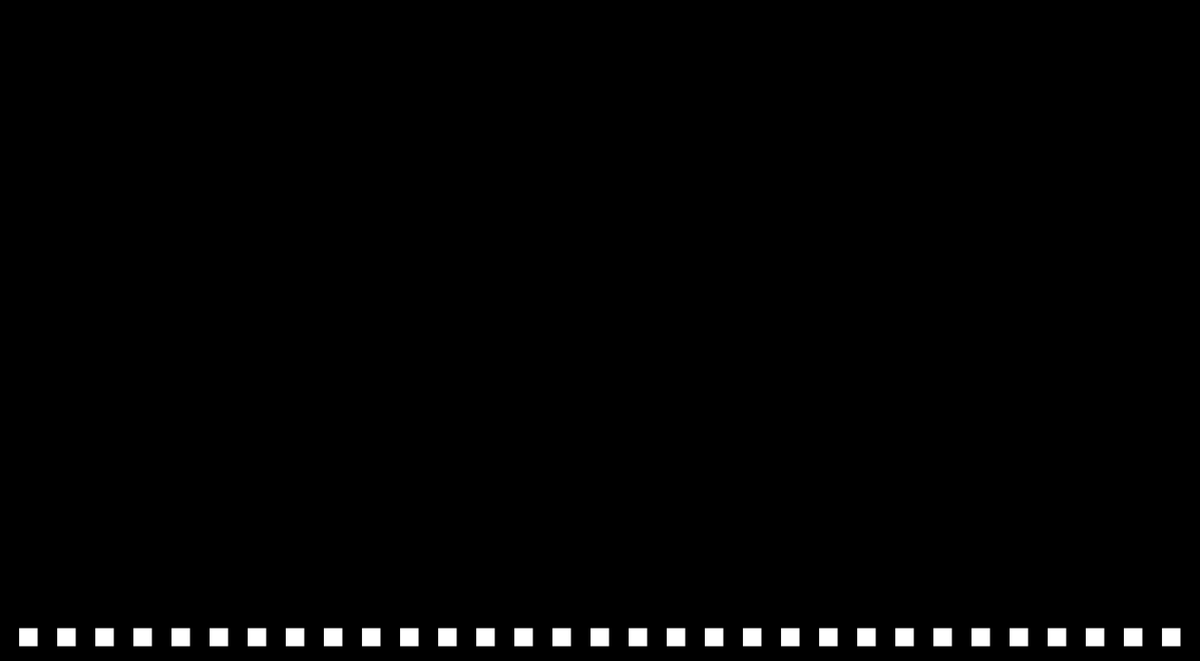
Frame 1 (no input)
Frame 60 (no input): identical to frame 1, image omitted
Frame 120 (the mouse pressed at the canvas centre since frame 60): identical to frame 1, image omitted

The p5.js sketch that drew this single still picture (run headless with seeded random() and noise() and a simulated clock; from frame 60 on, the mouse is pressed at the canvas centre):

// p5.js sketch
// ── sketch.js
var vibes = 0;

var offset = 40;
var padding = 20;
var r = 20;

function setup(){
  createCanvas(1260,695);
}

function draw(){
  partyHard();
  while(vibes > 67){
    vibes = vibes - 68;
  }

  switch(vibes){
    case 0:
      background(0)
      for (var i = 0; i < 31; i+=1) {
        for (var j = 16; j < 17; j+=1){
          rect((i * offset) + padding, (j * offset) + padding, r, r);
          fill(255);
        }
      }
      break;
    case 1:
      background(0);
      for (var i = 0; i < 31; i+=1) {
        for (var j = 15; j < 17; j+=1){
          rect((i * offset) + padding, (j * offset) + padding, r, r);
        }
      }
      break;
    case 2:
      background(0);
      for (var i = 0; i < 31; i+=1) {
        for (var j = 14; j < 17; j+=1){
          rect((i * offset) + padding, (j * offset) + padding, r, r);
        }
      }
      for (var i = 0; i < 31; i+=2) {
        for (var j = 13; j < 17; j+=1){
          rect((i * offset) + padding, (j * offset) + padding, r, r);
        }
      }
      break;
    case 3:
      background(0);
      for (var i = 0; i < 31; i+=1) {
        for (var j = 14; j < 17; j+=1){
          rect((i * offset) + padding, (j * offset) + padding, r, r);
        }
      }
      for (var i = 0; i < 31; i+=2) {
        for (var j = 13; j < 17; j+=1){
          rect((i * offset) + padding, (j * offset) + padding, r, r);
        }
      }
      for (var i = 0; i < 31; i+=2) {
        for (var j = 12; j < 17; j+=1){
          rect((i * offset) + padding, (j * offset) + padding, r, r);
        }
      }
      break;
    case 4:
      background(0);
      for (var i = 0; i < 31; i+=1) {
        for (var j = 14; j < 17; j+=1){
          rect((i * offset) + padding, (j * offset) + padding, r, r);
        }
      }
      for (var i = 0; i < 31; i+=2) {
        for (var j = 13; j < 17; j+=1){
          rect((i * offset) + padding, (j * offset) + padding, r, r);
        }
      }
      for (var i = 0; i < 31; i+=2) {
        for (var j = 12; j < 17; j+=1){
          rect((i * offset) + padding, (j * offset) + padding, r, r);
        }
      }
      for (var i = 0; i < 31; i+=2) {
        for (var j = 11; j < 17; j+=1){
          rect((i * offset) + padding, (j * offset) + padding, r, r);
        }
      }
      break;
    case 5:
      background(0);
      for (var i = 0; i < 31; i+=1) {
        for (var j = 14; j < 17; j+=1){
          rect((i * offset) + padding, (j * offset) + padding, r, r);
        }
      }
      for (var i = 0; i < 31; i+=2) {
        for (var j = 13; j < 17; j+=1){
          rect((i * offset) + padding, (j * offset) + padding, r, r);
        }
      }
      for (var i = 0; i < 31; i+=2) {
        for (var j = 12; j < 17; j+=1){
          rect((i * offset) + padding, (j * offset) + padding, r, r);
        }
      }
      for (var i = 0; i < 31; i+=2) {
        for (var j = 11; j < 17; j+=1){
          rect((i * offset) + padding, (j * offset) + padding, r, r);
        }
      }
      for (var i = 0; i < 31; i+=2) {
        for (var j = 10; j < 17; j+=1){
          rect((i * offset) + padding, (j * offset) + padding, r, r);
        }
      }
      break;
    case 6:
      background(0);
      for (var i = 0; i < 31; i+=1) {
        for (var j = 14; j < 17; j+=1){
          rect((i * offset) + padding, (j * offset) + padding, r, r);
        }
      }
      for (var i = 0; i < 31; i+=2) {
        for (var j = 13; j < 17; j+=1){
          rect((i * offset) + padding, (j * offset) + padding, r, r);
        }
      }
      for (var i = 0; i < 31; i+=2) {
        for (var j = 12; j < 17; j+=1){
          rect((i * offset) + padding, (j * offset) + padding, r, r);
        }
      }
      for (var i = 0; i < 31; i+=2) {
        for (var j = 11; j < 17; j+=1){
          rect((i * offset) + padding, (j * offset) + padding, r, r);
        }
      }
      for (var i = 0; i < 31; i+=2) {
        for (var j = 10; j < 17; j+=1){
          rect((i * offset) + padding, (j * offset) + padding, r, r);
        }
      }
      for (var i = 0; i < 31; i+=2) {
        for (var j = 9; j < 17; j+=1){
          rect((i * offset) + padding, (j * offset) + padding, r, r);
        }
      }
      break; 
    case 7:
      background(0);
      for (var i = 0; i < 31; i+=1) {
        for (var j = 14; j < 17; j+=1){
          rect((i * offset) + padding, (j * offset) + padding, r, r);
        }
      }
      for (var i = 0; i < 31; i+=2) {
        for (var j = 13; j < 17; j+=1){
          rect((i * offset) + padding, (j * offset) + padding, r, r);
        }
      }
      for (var i = 0; i < 31; i+=2) {
        for (var j = 12; j < 17; j+=1){
          rect((i * offset) + padding, (j * offset) + padding, r, r);
        }
      }
      for (var i = 0; i < 31; i+=2) {
        for (var j = 11; j < 17; j+=1){
          rect((i * offset) + padding, (j * offset) + padding, r, r);
        }
      }
      for (var i = 0; i < 31; i+=2) {
        for (var j = 10; j < 17; j+=1){
          rect((i * offset) + padding, (j * offset) + padding, r, r);
        }
      }
      for (var i = 0; i < 31; i+=2) {
        for (var j = 9; j < 17; j+=1){
          rect((i * offset) + padding, (j * offset) + padding, r, r);
        }
      }
      for (var i = 0; i < 31; i+=2) {
        for (var j = 8; j < 17; j+=1){
          rect((i * offset) + padding, (j * offset) + padding, r, r);
        }
      }
      break;
    case 8:
      background(0);
      for (var i = 0; i < 31; i+=1) {
        for (var j = 14; j < 17; j+=1){
          rect((i * offset) + padding, (j * offset) + padding, r, r);
        }
      }
      for (var i = 0; i < 31; i+=2) {
        for (var j = 13; j < 17; j+=1){
          rect((i * offset) + padding, (j * offset) + padding, r, r);
        }
      }
      for (var i = 0; i < 31; i+=2) {
        for (var j = 12; j < 17; j+=1){
          rect((i * offset) + padding, (j * offset) + padding, r, r);
        }
      }
      for (var i = 0; i < 31; i+=2) {
        for (var j = 11; j < 17; j+=1){
          rect((i * offset) + padding, (j * offset) + padding, r, r);
        }
      }
      for (var i = 0; i < 31; i+=2) {
        for (var j = 10; j < 17; j+=1){
          rect((i * offset) + padding, (j * offset) + padding, r, r);
        }
      }
      for (var i = 0; i < 31; i+=2) {
        for (var j = 9; j < 17; j+=1){
          rect((i * offset) + padding, (j * offset) + padding, r, r);
        }
      }
      for (var i = 0; i < 31; i+=2) {
        for (var j = 8; j < 17; j+=1){
          rect((i * offset) + padding, (j * offset) + padding, r, r);
        }
      }
      for (var i = 0; i < 31; i+=2) {
        for (var j = 7; j < 17; j+=1){
          rect((i * offset) + padding, (j * offset) + padding, r, r);
        }
      }
      break; 
    case 9:
      background(0);
      for (var i = 0; i < 31; i+=1) {
        for (var j = 14; j < 17; j+=1){
          rect((i * offset) + padding, (j * offset) + padding, r, r);
        }
      }
      for (var i = 0; i < 31; i+=2) {
        for (var j = 13; j < 17; j+=1){
          rect((i * offset) + padding, (j * offset) + padding, r, r);
        }
      }
      for (var i = 0; i < 31; i+=2) {
        for (var j = 12; j < 17; j+=1){
          rect((i * offset) + padding, (j * offset) + padding, r, r);
        }
      }
      for (var i = 0; i < 31; i+=2) {
        for (var j = 11; j < 17; j+=1){
          rect((i * offset) + padding, (j * offset) + padding, r, r);
        }
      }
      for (var i = 0; i < 31; i+=2) {
        for (var j = 10; j < 17; j+=1){
          rect((i * offset) + padding, (j * offset) + padding, r, r);
        }
      }
      for (var i = 0; i < 31; i+=2) {
        for (var j = 9; j < 17; j+=1){
          rect((i * offset) + padding, (j * offset) + padding, r, r);
        }
      }
      for (var i = 0; i < 31; i+=2) {
        for (var j = 8; j < 17; j+=1){
          rect((i * offset) + padding, (j * offset) + padding, r, r);
        }
      }
      for (var i = 0; i < 31; i+=2) {
        for (var j = 7; j < 17; j+=1){
          rect((i * offset) + padding, (j * offset) + padding, r, r);
        }
      }
      for (var i = 0; i < 31; i+=2) {
        for (var j = 6; j < 17; j+=1){
          rect((i * offset) + padding, (j * offset) + padding, r, r);
        }
      }
      for (var i = 0; i < 31; i+=2) {
        for (var j = 5; j < 17; j+=1){
          rect((i * offset) + padding, (j * offset) + padding, r, r);
        }
      }
      break; 
    case 10:
      background(0);
      for (var i = 0; i < 31; i+=1) {
        for (var j = 14; j < 17; j+=1){
          rect((i * offset) + padding, (j * offset) + padding, r, r);
        }
      }
      for (var i = 0; i < 31; i+=2) {
        for (var j = 13; j < 17; j+=1){
          rect((i * offset) + padding, (j * offset) + padding, r, r);
        }
      }
      for (var i = 0; i < 31; i+=2) {
        for (var j = 12; j < 17; j+=1){
          rect((i * offset) + padding, (j * offset) + padding, r, r);
        }
      }
      for (var i = 0; i < 31; i+=2) {
        for (var j = 11; j < 17; j+=1){
          rect((i * offset) + padding, (j * offset) + padding, r, r);
        }
      }
      for (var i = 0; i < 31; i+=2) {
        for (var j = 10; j < 17; j+=1){
          rect((i * offset) + padding, (j * offset) + padding, r, r);
        }
      }
      for (var i = 0; i < 31; i+=2) {
        for (var j = 9; j < 17; j+=1){
          rect((i * offset) + padding, (j * offset) + padding, r, r);
        }
      }
      for (var i = 0; i < 31; i+=2) {
        for (var j = 8; j < 17; j+=1){
          rect((i * offset) + padding, (j * offset) + padding, r, r);
        }
      }
      for (var i = 0; i < 31; i+=2) {
        for (var j = 7; j < 17; j+=1){
          rect((i * offset) + padding, (j * offset) + padding, r, r);
        }
      }
      for (var i = 0; i < 31; i+=2) {
        for (var j = 6; j < 17; j+=1){
          rect((i * offset) + padding, (j * offset) + padding, r, r);
        }
      }
      for (var i = 0; i < 31; i+=2) {
        for (var j = 5; j < 17; j+=1){
          rect((i * offset) + padding, (j * offset) + padding, r, r);
        }
      }
      for (var i = 0; i < 31; i+=2) {
        for (var j = 4; j < 17; j+=1){
          rect((i * offset) + padding, (j * offset) + padding, r, r);
        }
      }
      break; 
    case 11:
      background(0);
      for (var i = 0; i < 31; i+=1) {
        for (var j = 14; j < 17; j+=1){
          rect((i * offset) + padding, (j * offset) + padding, r, r);
        }
      }
      for (var i = 0; i < 31; i+=2) {
        for (var j = 13; j < 17; j+=1){
          rect((i * offset) + padding, (j * offset) + padding, r, r);
        }
      }
      for (var i = 0; i < 31; i+=2) {
        for (var j = 12; j < 17; j+=1){
          rect((i * offset) + padding, (j * offset) + padding, r, r);
        }
      }
      for (var i = 0; i < 31; i+=2) {
        for (var j = 11; j < 17; j+=1){
          rect((i * offset) + padding, (j * offset) + padding, r, r);
        }
      }
      for (var i = 0; i < 31; i+=2) {
        for (var j = 10; j < 17; j+=1){
          rect((i * offset) + padding, (j * offset) + padding, r, r);
        }
      }
      for (var i = 0; i < 31; i+=2) {
        for (var j = 9; j < 17; j+=1){
          rect((i * offset) + padding, (j * offset) + padding, r, r);
        }
      }
      for (var i = 0; i < 31; i+=2) {
        for (var j = 8; j < 17; j+=1){
          rect((i * offset) + padding, (j * offset) + padding, r, r);
        }
      }
      for (var i = 0; i < 31; i+=2) {
        for (var j = 7; j < 17; j+=1){
          rect((i * offset) + padding, (j * offset) + padding, r, r);
        }
      }
      for (var i = 0; i < 31; i+=2) {
        for (var j = 6; j < 17; j+=1){
          rect((i * offset) + padding, (j * offset) + padding, r, r);
        }
      }
      for (var i = 0; i < 31; i+=1) {
        for (var j = 14; j < 17; j+=1){
          rect((i * offset) + padding, (j * offset) + padding, r, r);
        }
      }
      for (var i = 0; i < 31; i+=2) {
        for (var j = 13; j < 17; j+=1){
          rect((i * offset) + padding, (j * offset) + padding, r, r);
        }
      }
      for (var i = 0; i < 31; i+=2) {
        for (var j = 12; j < 17; j+=1){
          rect((i * offset) + padding, (j * offset) + padding, r, r);
        }
      }
      for (var i = 0; i < 31; i+=2) {
        for (var j = 11; j < 17; j+=1){
          rect((i * offset) + padding, (j * offset) + padding, r, r);
        }
      }
      for (var i = 0; i < 31; i+=2) {
        for (var j = 10; j < 17; j+=1){
          rect((i * offset) + padding, (j * offset) + padding, r, r);
        }
      }
      for (var i = 0; i < 31; i+=2) {
        for (var j = 9; j < 17; j+=1){
          rect((i * offset) + padding, (j * offset) + padding, r, r);
        }
      }
      for (var i = 0; i < 31; i+=2) {
        for (var j = 8; j < 17; j+=1){
          rect((i * offset) + padding, (j * offset) + padding, r, r);
        }
      }
      for (var i = 0; i < 31; i+=2) {
        for (var j = 7; j < 17; j+=1){
          rect((i * offset) + padding, (j * offset) + padding, r, r);
        }
      }
      for (var i = 0; i < 31; i+=2) {
        for (var j = 6; j < 17; j+=1){
          rect((i * offset) + padding, (j * offset) + padding, r, r);
        }
      }
      for (var i = 0; i < 31; i+=2) {
        for (var j = 5; j < 17; j+=1){
          rect((i * offset) + padding, (j * offset) + padding, r, r);
        }
      }
      for (var i = 0; i < 31; i+=2) {
        for (var j = 4; j < 17; j+=1){
          rect((i * offset) + padding, (j * offset) + padding, r, r);
        }
      }
      for (var i = 0; i < 31; i+=2) {
        for (var j = 0; j < 17; j+=1){
          rect((i * offset) + padding, (j * offset) + padding, r, r);
        }
      }
      break; 
    case 12:
      background(0);
      for (var i = 0; i < 35; i+=1) {
        for (var j = 0; j < 17; j+=1){
          rect((i * offset) + padding, (j * offset) + padding, r, r);
          fill(255,0,255    );
        }
      }
      break; 
    case 13:
      background(0);
      for (var i = 0; i < 35; i+=1) {
        for (var j = 0; j < 17; j+=1){
          rect((i * offset) + padding, (j * offset) + padding, r, r);
          fill(255,0,255);
        }
      }
      break; 
    case 14:
      background(0);
      for (var i = 0; i < 35; i+=1) {
        for (var j = 0; j < 17; j+=1){
          rect((i * offset) + padding, (j * offset) + padding, r, r);
          fill(255,0,255);
        }
      }
      break; 
    case 15:
      background(0);
      for (var i = 0; i < 35; i+=1) {
        for (var j = 0; j < 17; j+=1){
          rect((i * offset) + padding, (j * offset) + padding, r, r);
          fill(255,0,255);
        }
      }
      break; 
    case 16:
      background(255);
      for (var i = 0; i < 35; i+=1) {
        for (var j = 0; j < 17; j+=1){
          rect((i * offset) + padding, (j * offset) + padding, r, r);
          fill(255,0,255);
        }
      }
      break; 
    case 17:
      background(0)
      for (var i = 0; i < 31; i+=1) {
        for (var j = 16; j < 17; j+=1){
          rect((i * offset) + padding, (j * offset) + padding, r, r);
          fill(255);
        }
      }
      break;
    case 18:
      background(0);
      for (var i = 0; i < 31; i+=1) {
        for (var j = 15; j < 17; j+=1){
          rect((i * offset) + padding, (j * offset) + padding, r, r);
        }
      }
      break;
    case 19:
      background(0);
      for (var i = 0; i < 31; i+=1) {
        for (var j = 14; j < 17; j+=1){
          rect((i * offset) + padding, (j * offset) + padding, r, r);
        }
      }
      for (var i = 0; i < 31; i+=3) {
        for (var j = 13; j < 17; j+=1){
          rect((i * offset) + padding, (j * offset) + padding, r, r);
        }
      }
      break;
    case 20:
      background(0);
      for (var i = 0; i < 31; i+=1) {
        for (var j = 14; j < 17; j+=1){
          rect((i * offset) + padding, (j * offset) + padding, r, r);
        }
      }
      for (var i = 0; i < 31; i+=3) {
        for (var j = 13; j < 17; j+=1){
          rect((i * offset) + padding, (j * offset) + padding, r, r);
        }
      }
      for (var i = 0; i < 31; i+=3) {
        for (var j = 12; j < 17; j+=1){
          rect((i * offset) + padding, (j * offset) + padding, r, r);
        }
      }
      break;
    case 21:
      background(0);
      for (var i = 0; i < 31; i+=1) {
        for (var j = 14; j < 17; j+=1){
          rect((i * offset) + padding, (j * offset) + padding, r, r);
        }
      }
      for (var i = 0; i < 31; i+=3) {
        for (var j = 13; j < 17; j+=1){
          rect((i * offset) + padding, (j * offset) + padding, r, r);
        }
      }
      for (var i = 0; i < 31; i+=3) {
        for (var j = 12; j < 17; j+=1){
          rect((i * offset) + padding, (j * offset) + padding, r, r);
        }
      }
      for (var i = 0; i < 31; i+=3) {
        for (var j = 11; j < 17; j+=1){
          rect((i * offset) + padding, (j * offset) + padding, r, r);
        }
      }
      break;
    case 22:
      background(0);
      for (var i = 0; i < 31; i+=1) {
        for (var j = 14; j < 17; j+=1){
          rect((i * offset) + padding, (j * offset) + padding, r, r);
        }
      }
      for (var i = 0; i < 31; i+=3) {
        for (var j = 13; j < 17; j+=1){
          rect((i * offset) + padding, (j * offset) + padding, r, r);
        }
      }
      for (var i = 0; i < 31; i+=3) {
        for (var j = 12; j < 17; j+=1){
          rect((i * offset) + padding, (j * offset) + padding, r, r);
        }
      }
      for (var i = 0; i < 31; i+=3) {
        for (var j = 11; j < 17; j+=1){
          rect((i * offset) + padding, (j * offset) + padding, r, r);
        }
      }
      for (var i = 0; i < 31; i+=3) {
        for (var j = 10; j < 17; j+=1){
          rect((i * offset) + padding, (j * offset) + padding, r, r);
        }
      }
      break;
    case 23:
      background(0);
      for (var i = 0; i < 31; i+=1) {
        for (var j = 14; j < 17; j+=1){
          rect((i * offset) + padding, (j * offset) + padding, r, r);
        }
      }
      for (var i = 0; i < 31; i+=3) {
        for (var j = 13; j < 17; j+=1){
          rect((i * offset) + padding, (j * offset) + padding, r, r);
        }
      }
      for (var i = 0; i < 31; i+=3) {
        for (var j = 12; j < 17; j+=1){
          rect((i * offset) + padding, (j * offset) + padding, r, r);
        }
      }
      for (var i = 0; i < 31; i+=3) {
        for (var j = 11; j < 17; j+=1){
          rect((i * offset) + padding, (j * offset) + padding, r, r);
        }
      }
      for (var i = 0; i < 31; i+=3) {
        for (var j = 10; j < 17; j+=1){
          rect((i * offset) + padding, (j * offset) + padding, r, r);
        }
      }
      for (var i = 0; i < 31; i+=3) {
        for (var j = 9; j < 17; j+=1){
          rect((i * offset) + padding, (j * offset) + padding, r, r);
        }
      }
      break; 
    case 24:
      background(0);
      for (var i = 0; i < 31; i+=1) {
        for (var j = 14; j < 17; j+=1){
          rect((i * offset) + padding, (j * offset) + padding, r, r);
        }
      }
      for (var i = 0; i < 31; i+=3) {
        for (var j = 13; j < 17; j+=1){
          rect((i * offset) + padding, (j * offset) + padding, r, r);
        }
      }
      for (var i = 0; i < 31; i+=3) {
        for (var j = 12; j < 17; j+=1){
          rect((i * offset) + padding, (j * offset) + padding, r, r);
        }
      }
      for (var i = 0; i < 31; i+=3) {
        for (var j = 11; j < 17; j+=1){
          rect((i * offset) + padding, (j * offset) + padding, r, r);
        }
      }
      for (var i = 0; i < 31; i+=3) {
        for (var j = 10; j < 17; j+=1){
          rect((i * offset) + padding, (j * offset) + padding, r, r);
        }
      }
      for (var i = 0; i < 31; i+=3) {
        for (var j = 9; j < 17; j+=1){
          rect((i * offset) + padding, (j * offset) + padding, r, r);
        }
      }
      for (var i = 0; i < 31; i+=3) {
        for (var j = 8; j < 17; j+=1){
          rect((i * offset) + padding, (j * offset) + padding, r, r);
        }
      }
      break;
    case 25:
      background(0);
      for (var i = 0; i < 31; i+=1) {
        for (var j = 14; j < 17; j+=1){
          rect((i * offset) + padding, (j * offset) + padding, r, r);
        }
      }
      for (var i = 0; i < 31; i+=3) {
        for (var j = 13; j < 17; j+=1){
          rect((i * offset) + padding, (j * offset) + padding, r, r);
        }
      }
      for (var i = 0; i < 31; i+=3) {
        for (var j = 12; j < 17; j+=1){
          rect((i * offset) + padding, (j * offset) + padding, r, r);
        }
      }
      for (var i = 0; i < 31; i+=3) {
        for (var j = 11; j < 17; j+=1){
          rect((i * offset) + padding, (j * offset) + padding, r, r);
        }
      }
      for (var i = 0; i < 31; i+=3) {
        for (var j = 10; j < 17; j+=1){
          rect((i * offset) + padding, (j * offset) + padding, r, r);
        }
      }
      for (var i = 0; i < 31; i+=3) {
        for (var j = 9; j < 17; j+=1){
          rect((i * offset) + padding, (j * offset) + padding, r, r);
        }
      }
      for (var i = 0; i < 31; i+=3) {
        for (var j = 8; j < 17; j+=1){
          rect((i * offset) + padding, (j * offset) + padding, r, r);
        }
      }
      for (var i = 0; i < 31; i+=3) {
        for (var j = 7; j < 17; j+=1){
          rect((i * offset) + padding, (j * offset) + padding, r, r);
        }
      }
      break; 
    case 26:
      background(0);
      for (var i = 0; i < 31; i+=1) {
        for (var j = 14; j < 17; j+=1){
          rect((i * offset) + padding, (j * offset) + padding, r, r);
        }
      }
      for (var i = 0; i < 31; i+=3) {
        for (var j = 13; j < 17; j+=1){
          rect((i * offset) + padding, (j * offset) + padding, r, r);
        }
      }
      for (var i = 0; i < 31; i+=3) {
        for (var j = 12; j < 17; j+=1){
          rect((i * offset) + padding, (j * offset) + padding, r, r);
        }
      }
      for (var i = 0; i < 31; i+=3) {
        for (var j = 11; j < 17; j+=1){
          rect((i * offset) + padding, (j * offset) + padding, r, r);
        }
      }
      for (var i = 0; i < 31; i+=3) {
        for (var j = 10; j < 17; j+=1){
          rect((i * offset) + padding, (j * offset) + padding, r, r);
        }
      }
      for (var i = 0; i < 31; i+=3) {
        for (var j = 9; j < 17; j+=1){
          rect((i * offset) + padding, (j * offset) + padding, r, r);
        }
      }
      for (var i = 0; i < 31; i+=3) {
        for (var j = 8; j < 17; j+=1){
          rect((i * offset) + padding, (j * offset) + padding, r, r);
        }
      }
      for (var i = 0; i < 31; i+=3) {
        for (var j = 7; j < 17; j+=1){
          rect((i * offset) + padding, (j * offset) + padding, r, r);
        }
      }
      for (var i = 0; i < 31; i+=3) {
        for (var j = 6; j < 17; j+=1){
          rect((i * offset) + padding, (j * offset) + padding, r, r);
        }
      }
      for (var i = 0; i < 31; i+=3) {
        for (var j = 5; j < 17; j+=1){
          rect((i * offset) + padding, (j * offset) + padding, r, r);
        }
      }
      break; 
    case 27:
      background(0);
      for (var i = 0; i < 31; i+=1) {
        for (var j = 14; j < 17; j+=1){
          rect((i * offset) + padding, (j * offset) + padding, r, r);
        }
      }
      for (var i = 0; i < 31; i+=3) {
        for (var j = 13; j < 17; j+=1){
          rect((i * offset) + padding, (j * offset) + padding, r, r);
        }
      }
      for (var i = 0; i < 31; i+=3) {
        for (var j = 12; j < 17; j+=1){
          rect((i * offset) + padding, (j * offset) + padding, r, r);
        }
      }
      for (var i = 0; i < 31; i+=3) {
        for (var j = 11; j < 17; j+=1){
          rect((i * offset) + padding, (j * offset) + padding, r, r);
        }
      }
      for (var i = 0; i < 31; i+=3) {
        for (var j = 10; j < 17; j+=1){
          rect((i * offset) + padding, (j * offset) + padding, r, r);
        }
      }
      for (var i = 0; i < 31; i+=3) {
        for (var j = 9; j < 17; j+=1){
          rect((i * offset) + padding, (j * offset) + padding, r, r);
        }
      }
      for (var i = 0; i < 31; i+=3) {
        for (var j = 8; j < 17; j+=1){
          rect((i * offset) + padding, (j * offset) + padding, r, r);
        }
      }
      for (var i = 0; i < 31; i+=3) {
        for (var j = 7; j < 17; j+=1){
          rect((i * offset) + padding, (j * offset) + padding, r, r);
        }
      }
      for (var i = 0; i < 31; i+=3) {
        for (var j = 6; j < 17; j+=1){
          rect((i * offset) + padding, (j * offset) + padding, r, r);
        }
      }
      for (var i = 0; i < 31; i+=3) {
        for (var j = 5; j < 17; j+=1){
          rect((i * offset) + padding, (j * offset) + padding, r, r);
        }
      }
      for (var i = 0; i < 31; i+=3) {
        for (var j = 4; j < 17; j+=1){
          rect((i * offset) + padding, (j * offset) + padding, r, r);
        }
      }
      break; 
    case 28:
      background(0);
      for (var i = 0; i < 31; i+=1) {
        for (var j = 14; j < 17; j+=1){
          rect((i * offset) + padding, (j * offset) + padding, r, r);
        }
      }
      for (var i = 0; i < 31; i+=3) {
        for (var j = 13; j < 17; j+=1){
          rect((i * offset) + padding, (j * offset) + padding, r, r);
        }
      }
      for (var i = 0; i < 31; i+=3) {
        for (var j = 12; j < 17; j+=1){
          rect((i * offset) + padding, (j * offset) + padding, r, r);
        }
      }
      for (var i = 0; i < 31; i+=3) {
        for (var j = 11; j < 17; j+=1){
          rect((i * offset) + padding, (j * offset) + padding, r, r);
        }
      }
      for (var i = 0; i < 31; i+=3) {
        for (var j = 10; j < 17; j+=1){
          rect((i * offset) + padding, (j * offset) + padding, r, r);
        }
      }
      for (var i = 0; i < 31; i+=3) {
        for (var j = 9; j < 17; j+=1){
          rect((i * offset) + padding, (j * offset) + padding, r, r);
        }
      }
      for (var i = 0; i < 31; i+=3) {
        for (var j = 8; j < 17; j+=1){
          rect((i * offset) + padding, (j * offset) + padding, r, r);
        }
      }
      for (var i = 0; i < 31; i+=3) {
        for (var j = 7; j < 17; j+=1){
          rect((i * offset) + padding, (j * offset) + padding, r, r);
        }
      }
      for (var i = 0; i < 31; i+=3) {
        for (var j = 6; j < 17; j+=1){
          rect((i * offset) + padding, (j * offset) + padding, r, r);
        }
      }
      for (var i = 0; i < 31; i+=3) {
        for (var j = 5; j < 17; j+=1){
          rect((i * offset) + padding, (j * offset) + padding, r, r);
        }
      }
      for (var i = 0; i < 31; i+=3) {
        for (var j = 4; j < 17; j+=1){
          rect((i * offset) + padding, (j * offset) + padding, r, r);
        }
      }
      for (var i = 0; i < 31; i+=3) {
        for (var j = 0; j < 17; j+=1){
          rect((i * offset) + padding, (j * offset) + padding, r, r);
        }
      }
      break; 
    case 29:
      background(0);
      for (var i = 0; i < 35; i+=1) {
        for (var j = 0; j < 17; j+=1){
          rect((i * offset) + padding, (j * offset) + padding, r, r);
          fill(211,255,0);
        }
      }
      break; 
    case 30:
      background(0);
      for (var i = 0; i < 35; i+=1) {
        for (var j = 0; j < 17; j+=1){
          rect((i * offset) + padding, (j * offset) + padding, r, r);
          fill(211,255,0);
        }
      }
      break; 
    case 31:
      background(0);
      for (var i = 0; i < 35; i+=1) {
        for (var j = 0; j < 17; j+=1){
          rect((i * offset) + padding, (j * offset) + padding, r, r);
          fill(211,255,0);
        }
      }
      break; 
    case 32:
      background(0);
      for (var i = 0; i < 35; i+=1) {
        for (var j = 0; j < 17; j+=1){
          rect((i * offset) + padding, (j * offset) + padding, r, r);
          fill(211,255,0);
        }
      }
      break; 
    case 33:
      background(255);
      for (var i = 0; i < 35; i+=1) {
        for (var j = 0; j < 17; j+=1){
          rect((i * offset) + padding, (j * offset) + padding, r, r);
          fill(211,255,0);
        }
      }
      break; 
    case 34:
      background(0)
      for (var i = 0; i < 31; i+=1) {
        for (var j = 16; j < 17; j+=1){
          rect((i * offset) + padding, (j * offset) + padding, r, r);
          fill(255);
        }
      }
      break;
    case 35:
      background(0);
      for (var i = 0; i < 31; i+=1) {
        for (var j = 15; j < 17; j+=1){
          rect((i * offset) + padding, (j * offset) + padding, r, r);
        }
      }
      break;
    case 36:
      background(0);
      for (var i = 0; i < 31; i+=1) {
        for (var j = 14; j < 17; j+=1){
          rect((i * offset) + padding, (j * offset) + padding, r, r);
        }
      }
      for (var i = 0; i < 31; i+=2) {
        for (var j = 13; j < 17; j+=1){
          rect((i * offset) + padding, (j * offset) + padding, r, r);
        }
      }
      break;
    case 37:
      background(0);
      for (var i = 0; i < 31; i+=1) {
        for (var j = 14; j < 17; j+=1){
          rect((i * offset) + padding, (j * offset) + padding, r, r);
        }
      }
      for (var i = 0; i < 31; i+=2) {
        for (var j = 13; j < 17; j+=1){
          rect((i * offset) + padding, (j * offset) + padding, r, r);
        }
      }
      for (var i = 0; i < 31; i+=2) {
        for (var j = 12; j < 17; j+=1){
          rect((i * offset) + padding, (j * offset) + padding, r, r);
        }
      }
      break;
    case 38:
      background(0);
      for (var i = 0; i < 31; i+=1) {
        for (var j = 14; j < 17; j+=1){
          rect((i * offset) + padding, (j * offset) + padding, r, r);
        }
      }
      for (var i = 0; i < 31; i+=2) {
        for (var j = 13; j < 17; j+=1){
          rect((i * offset) + padding, (j * offset) + padding, r, r);
        }
      }
      for (var i = 0; i < 31; i+=2) {
        for (var j = 12; j < 17; j+=1){
          rect((i * offset) + padding, (j * offset) + padding, r, r);
        }
      }
      for (var i = 0; i < 31; i+=2) {
        for (var j = 11; j < 17; j+=1){
          rect((i * offset) + padding, (j * offset) + padding, r, r);
        }
      }
      break;
    case 39:
      background(0);
      for (var i = 0; i < 31; i+=1) {
        for (var j = 14; j < 17; j+=1){
          rect((i * offset) + padding, (j * offset) + padding, r, r);
        }
      }
      for (var i = 0; i < 31; i+=2) {
        for (var j = 13; j < 17; j+=1){
          rect((i * offset) + padding, (j * offset) + padding, r, r);
        }
      }
      for (var i = 0; i < 31; i+=2) {
        for (var j = 12; j < 17; j+=1){
          rect((i * offset) + padding, (j * offset) + padding, r, r);
        }
      }
      for (var i = 0; i < 31; i+=2) {
        for (var j = 11; j < 17; j+=1){
          rect((i * offset) + padding, (j * offset) + padding, r, r);
        }
      }
      for (var i = 0; i < 31; i+=2) {
        for (var j = 10; j < 17; j+=1){
          rect((i * offset) + padding, (j * offset) + padding, r, r);
        }
      }
      break;
    case 40:
      background(0);
      for (var i = 0; i < 31; i+=1) {
        for (var j = 14; j < 17; j+=1){
          rect((i * offset) + padding, (j * offset) + padding, r, r);
        }
      }
      for (var i = 0; i < 31; i+=2) {
        for (var j = 13; j < 17; j+=1){
          rect((i * offset) + padding, (j * offset) + padding, r, r);
        }
      }
      for (var i = 0; i < 31; i+=2) {
        for (var j = 12; j < 17; j+=1){
          rect((i * offset) + padding, (j * offset) + padding, r, r);
        }
      }
      for (var i = 0; i < 31; i+=2) {
        for (var j = 11; j < 17; j+=1){
          rect((i * offset) + padding, (j * offset) + padding, r, r);
        }
      }
      for (var i = 0; i < 31; i+=2) {
        for (var j = 10; j < 17; j+=1){
          rect((i * offset) + padding, (j * offset) + padding, r, r);
        }
      }
      for (var i = 0; i < 31; i+=2) {
        for (var j = 9; j < 17; j+=1){
          rect((i * offset) + padding, (j * offset) + padding, r, r);
        }
      }
      break; 
    case 41:
      background(0);
      for (var i = 0; i < 31; i+=1) {
        for (var j = 14; j < 17; j+=1){
          rect((i * offset) + padding, (j * offset) + padding, r, r);
        }
      }
      for (var i = 0; i < 31; i+=2) {
        for (var j = 13; j < 17; j+=1){
          rect((i * offset) + padding, (j * offset) + padding, r, r);
        }
      }
      for (var i = 0; i < 31; i+=2) {
        for (var j = 12; j < 17; j+=1){
          rect((i * offset) + padding, (j * offset) + padding, r, r);
        }
      }
      for (var i = 0; i < 31; i+=2) {
        for (var j = 11; j < 17; j+=1){
          rect((i * offset) + padding, (j * offset) + padding, r, r);
        }
      }
      for (var i = 0; i < 31; i+=2) {
        for (var j = 10; j < 17; j+=1){
          rect((i * offset) + padding, (j * offset) + padding, r, r);
        }
      }
      for (var i = 0; i < 31; i+=2) {
        for (var j = 9; j < 17; j+=1){
          rect((i * offset) + padding, (j * offset) + padding, r, r);
        }
      }
      for (var i = 0; i < 31; i+=2) {
        for (var j = 8; j < 17; j+=1){
          rect((i * offset) + padding, (j * offset) + padding, r, r);
        }
      }
      break;
    case 42:
      background(0);
      for (var i = 0; i < 31; i+=1) {
        for (var j = 14; j < 17; j+=1){
          rect((i * offset) + padding, (j * offset) + padding, r, r);
        }
      }
      for (var i = 0; i < 31; i+=2) {
        for (var j = 13; j < 17; j+=1){
          rect((i * offset) + padding, (j * offset) + padding, r, r);
        }
      }
      for (var i = 0; i < 31; i+=2) {
        for (var j = 12; j < 17; j+=1){
          rect((i * offset) + padding, (j * offset) + padding, r, r);
        }
      }
      for (var i = 0; i < 31; i+=2) {
        for (var j = 11; j < 17; j+=1){
          rect((i * offset) + padding, (j * offset) + padding, r, r);
        }
      }
      for (var i = 0; i < 31; i+=2) {
        for (var j = 10; j < 17; j+=1){
          rect((i * offset) + padding, (j * offset) + padding, r, r);
        }
      }
      for (var i = 0; i < 31; i+=2) {
        for (var j = 9; j < 17; j+=1){
          rect((i * offset) + padding, (j * offset) + padding, r, r);
        }
      }
      for (var i = 0; i < 31; i+=2) {
        for (var j = 8; j < 17; j+=1){
          rect((i * offset) + padding, (j * offset) + padding, r, r);
        }
      }
      for (var i = 0; i < 31; i+=2) {
        for (var j = 7; j < 17; j+=1){
          rect((i * offset) + padding, (j * offset) + padding, r, r);
        }
      }
      break; 
    case 43:
      background(0);
      for (var i = 0; i < 31; i+=1) {
        for (var j = 14; j < 17; j+=1){
          rect((i * offset) + padding, (j * offset) + padding, r, r);
        }
      }
      for (var i = 0; i < 31; i+=2) {
        for (var j = 13; j < 17; j+=1){
          rect((i * offset) + padding, (j * offset) + padding, r, r);
        }
      }
      for (var i = 0; i < 31; i+=2) {
        for (var j = 12; j < 17; j+=1){
          rect((i * offset) + padding, (j * offset) + padding, r, r);
        }
      }
      for (var i = 0; i < 31; i+=2) {
        for (var j = 11; j < 17; j+=1){
          rect((i * offset) + padding, (j * offset) + padding, r, r);
        }
      }
      for (var i = 0; i < 31; i+=2) {
        for (var j = 10; j < 17; j+=1){
          rect((i * offset) + padding, (j * offset) + padding, r, r);
        }
      }
      for (var i = 0; i < 31; i+=2) {
        for (var j = 9; j < 17; j+=1){
          rect((i * offset) + padding, (j * offset) + padding, r, r);
        }
      }
      for (var i = 0; i < 31; i+=4) {
        for (var j = 8; j < 17; j+=1){
          rect((i * offset) + padding, (j * offset) + padding, r, r);
        }
      }
      for (var i = 0; i < 31; i+=4) {
        for (var j = 7; j < 17; j+=1){
          rect((i * offset) + padding, (j * offset) + padding, r, r);
        }
      }
      for (var i = 0; i < 31; i+=4) {
        for (var j = 6; j < 17; j+=1){
          rect((i * offset) + padding, (j * offset) + padding, r, r);
        }
      }
      for (var i = 0; i < 31; i+=4) {
        for (var j = 5; j < 17; j+=1){
          rect((i * offset) + padding, (j * offset) + padding, r, r);
        }
      }
      break; 
    case 44:
      background(0);
      for (var i = 0; i < 31; i+=1) {
        for (var j = 14; j < 17; j+=1){
          rect((i * offset) + padding, (j * offset) + padding, r, r);
        }
      }
      for (var i = 0; i < 31; i+=2) {
        for (var j = 13; j < 17; j+=1){
          rect((i * offset) + padding, (j * offset) + padding, r, r);
        }
      }
      for (var i = 0; i < 31; i+=2) {
        for (var j = 12; j < 17; j+=1){
          rect((i * offset) + padding, (j * offset) + padding, r, r);
        }
      }
      for (var i = 0; i < 31; i+=2) {
        for (var j = 11; j < 17; j+=1){
          rect((i * offset) + padding, (j * offset) + padding, r, r);
        }
      }
      for (var i = 0; i < 31; i+=2) {
        for (var j = 10; j < 17; j+=1){
          rect((i * offset) + padding, (j * offset) + padding, r, r);
        }
      }
      for (var i = 0; i < 31; i+=2) {
        for (var j = 9; j < 17; j+=1){
          rect((i * offset) + padding, (j * offset) + padding, r, r);
        }
      }
      for (var i = 0; i < 31; i+=4) {
        for (var j = 8; j < 17; j+=1){
          rect((i * offset) + padding, (j * offset) + padding, r, r);
        }
      }
      for (var i = 0; i < 31; i+=4) {
        for (var j = 7; j < 17; j+=1){
          rect((i * offset) + padding, (j * offset) + padding, r, r);
        }
      }
      for (var i = 0; i < 31; i+=4) {
        for (var j = 6; j < 17; j+=1){
          rect((i * offset) + padding, (j * offset) + padding, r, r);
        }
      }
      for (var i = 0; i < 31; i+=4) {
        for (var j = 5; j < 17; j+=1){
          rect((i * offset) + padding, (j * offset) + padding, r, r);
        }
      }
      for (var i = 0; i < 31; i+=4) {
        for (var j = 4; j < 17; j+=1){
          rect((i * offset) + padding, (j * offset) + padding, r, r);
        }
      }
      break; 
    case 45:
      background(0);
      for (var i = 0; i < 31; i+=1) {
        for (var j = 14; j < 17; j+=1){
          rect((i * offset) + padding, (j * offset) + padding, r, r);
        }
      }
      for (var i = 0; i < 31; i+=2) {
        for (var j = 13; j < 17; j+=1){
          rect((i * offset) + padding, (j * offset) + padding, r, r);
        }
      }
      for (var i = 0; i < 31; i+=2) {
        for (var j = 12; j < 17; j+=1){
          rect((i * offset) + padding, (j * offset) + padding, r, r);
        }
      }
      for (var i = 0; i < 31; i+=2) {
        for (var j = 11; j < 17; j+=1){
          rect((i * offset) + padding, (j * offset) + padding, r, r);
        }
      }
      for (var i = 0; i < 31; i+=2) {
        for (var j = 10; j < 17; j+=1){
          rect((i * offset) + padding, (j * offset) + padding, r, r);
        }
      }
      for (var i = 0; i < 31; i+=2) {
        for (var j = 9; j < 17; j+=1){
          rect((i * offset) + padding, (j * offset) + padding, r, r);
        }
      }
      for (var i = 0; i < 31; i+=4) {
        for (var j = 8; j < 17; j+=1){
          rect((i * offset) + padding, (j * offset) + padding, r, r);
        }
      }
      for (var i = 0; i < 31; i+=4) {
        for (var j = 7; j < 17; j+=1){
          rect((i * offset) + padding, (j * offset) + padding, r, r);
        }
      }
      for (var i = 0; i < 31; i+=4) {
        for (var j = 6; j < 17; j+=1){
          rect((i * offset) + padding, (j * offset) + padding, r, r);
        }
      }
      for (var i = 0; i < 31; i+=4) {
        for (var j = 5; j < 17; j+=1){
          rect((i * offset) + padding, (j * offset) + padding, r, r);
        }
      }
      for (var i = 0; i < 31; i+=4) {
        for (var j = 4; j < 17; j+=1){
          rect((i * offset) + padding, (j * offset) + padding, r, r);
        }
      }
      for (var i = 0; i < 31; i+=4) {
        for (var j = 0; j < 17; j+=1){
          rect((i * offset) + padding, (j * offset) + padding, r, r);
        }
      }
      break; 
    case 46:
      background(0);
      for (var i = 0; i < 35; i+=1) {
        for (var j = 0; j < 17; j+=1){
          rect((i * offset) + padding, (j * offset) + padding, r, r);
          fill(255,19,0);
        }
      }
      break; 
    case 47:
      background(0);
      for (var i = 0; i < 35; i+=1) {
        for (var j = 0; j < 17; j+=1){
          rect((i * offset) + padding, (j * offset) + padding, r, r);
          fill(255,19,0);
        }
      }
      break; 
    case 48:
      background(0);
      for (var i = 0; i < 35; i+=1) {
        for (var j = 0; j < 17; j+=1){
          rect((i * offset) + padding, (j * offset) + padding, r, r);
          fill(255,19,0);
        }
      }
      break; 
    case 49:
      background(0);
      for (var i = 0; i < 35; i+=1) {
        for (var j = 0; j < 17; j+=1){
          rect((i * offset) + padding, (j * offset) + padding, r, r);
          fill(255,19,0);
        }
      }
      break; 
    case 50:
      background(255);
      for (var i = 0; i < 35; i+=1) {
        for (var j = 0; j < 17; j+=1){
          rect((i * offset) + padding, (j * offset) + padding, r, r);
          fill(255,19,0);
        }
      }
      break; 
    case 51:
      background(0)
      for (var i = 0; i < 31; i+=1) {
        for (var j = 16; j < 17; j+=1){
          rect((i * offset) + padding, (j * offset) + padding, r, r);
          fill(255);
        }
      }
      break;
    case 52:
      background(0);
      for (var i = 0; i < 31; i+=1) {
        for (var j = 15; j < 17; j+=1){
          rect((i * offset) + padding, (j * offset) + padding, r, r);
        }
      }
      break;
    case 53:
      background(0);
      for (var i = 0; i < 31; i+=1) {
        for (var j = 14; j < 17; j+=1){
          rect((i * offset) + padding, (j * offset) + padding, r, r);
        }
      }
      for (var i = 0; i < 31; i+=3) {
        for (var j = 13; j < 17; j+=1){
          rect((i * offset) + padding, (j * offset) + padding, r, r);
        }
      }
      break;
    case 54:
      background(0);
      for (var i = 0; i < 31; i+=1) {
        for (var j = 14; j < 17; j+=1){
          rect((i * offset) + padding, (j * offset) + padding, r, r);
        }
      }
      for (var i = 0; i < 31; i+=3) {
        for (var j = 13; j < 17; j+=1){
          rect((i * offset) + padding, (j * offset) + padding, r, r);
        }
      }
      for (var i = 0; i < 31; i+=3) {
        for (var j = 12; j < 17; j+=1){
          rect((i * offset) + padding, (j * offset) + padding, r, r);
        }
      }
      break;
    case 55:
      background(0);
      for (var i = 0; i < 31; i+=1) {
        for (var j = 14; j < 17; j+=1){
          rect((i * offset) + padding, (j * offset) + padding, r, r);
        }
      }
      for (var i = 0; i < 31; i+=3) {
        for (var j = 13; j < 17; j+=1){
          rect((i * offset) + padding, (j * offset) + padding, r, r);
        }
      }
      for (var i = 0; i < 31; i+=3) {
        for (var j = 12; j < 17; j+=1){
          rect((i * offset) + padding, (j * offset) + padding, r, r);
        }
      }
      for (var i = 0; i < 31; i+=3) {
        for (var j = 11; j < 17; j+=1){
          rect((i * offset) + padding, (j * offset) + padding, r, r);
        }
      }
      break;
    case 56:
      background(0);
      for (var i = 0; i < 31; i+=1) {
        for (var j = 14; j < 17; j+=1){
          rect((i * offset) + padding, (j * offset) + padding, r, r);
        }
      }
      for (var i = 0; i < 31; i+=3) {
        for (var j = 13; j < 17; j+=1){
          rect((i * offset) + padding, (j * offset) + padding, r, r);
        }
      }
      for (var i = 0; i < 31; i+=3) {
        for (var j = 12; j < 17; j+=1){
          rect((i * offset) + padding, (j * offset) + padding, r, r);
        }
      }
      for (var i = 0; i < 31; i+=3) {
        for (var j = 11; j < 17; j+=1){
          rect((i * offset) + padding, (j * offset) + padding, r, r);
        }
      }
      for (var i = 0; i < 31; i+=3) {
        for (var j = 10; j < 17; j+=1){
          rect((i * offset) + padding, (j * offset) + padding, r, r);
        }
      }
      break;
    case 57:
      background(0);
      for (var i = 0; i < 31; i+=1) {
        for (var j = 14; j < 17; j+=1){
          rect((i * offset) + padding, (j * offset) + padding, r, r);
        }
      }
      for (var i = 0; i < 31; i+=3) {
        for (var j = 13; j < 17; j+=1){
          rect((i * offset) + padding, (j * offset) + padding, r, r);
        }
      }
      for (var i = 0; i < 31; i+=3) {
        for (var j = 12; j < 17; j+=1){
          rect((i * offset) + padding, (j * offset) + padding, r, r);
        }
      }
      for (var i = 0; i < 31; i+=3) {
        for (var j = 11; j < 17; j+=1){
          rect((i * offset) + padding, (j * offset) + padding, r, r);
        }
      }
      for (var i = 0; i < 31; i+=3) {
        for (var j = 10; j < 17; j+=1){
          rect((i * offset) + padding, (j * offset) + padding, r, r);
        }
      }
      for (var i = 0; i < 31; i+=3) {
        for (var j = 9; j < 17; j+=1){
          rect((i * offset) + padding, (j * offset) + padding, r, r);
        }
      }
      break; 
    case 58:
      background(0);
      for (var i = 0; i < 31; i+=1) {
        for (var j = 14; j < 17; j+=1){
          rect((i * offset) + padding, (j * offset) + padding, r, r);
        }
      }
      for (var i = 0; i < 31; i+=3) {
        for (var j = 13; j < 17; j+=1){
          rect((i * offset) + padding, (j * offset) + padding, r, r);
        }
      }
      for (var i = 0; i < 31; i+=3) {
        for (var j = 12; j < 17; j+=1){
          rect((i * offset) + padding, (j * offset) + padding, r, r);
        }
      }
      for (var i = 0; i < 31; i+=3) {
        for (var j = 11; j < 17; j+=1){
          rect((i * offset) + padding, (j * offset) + padding, r, r);
        }
      }
      for (var i = 0; i < 31; i+=3) {
        for (var j = 10; j < 17; j+=1){
          rect((i * offset) + padding, (j * offset) + padding, r, r);
        }
      }
      for (var i = 0; i < 31; i+=3) {
        for (var j = 9; j < 17; j+=1){
          rect((i * offset) + padding, (j * offset) + padding, r, r);
        }
      }
      for (var i = 0; i < 31; i+=3) {
        for (var j = 8; j < 17; j+=1){
          rect((i * offset) + padding, (j * offset) + padding, r, r);
        }
      }
      break;
    case 59:
      background(0);
      for (var i = 0; i < 31; i+=1) {
        for (var j = 14; j < 17; j+=1){
          rect((i * offset) + padding, (j * offset) + padding, r, r);
        }
      }
      for (var i = 0; i < 31; i+=3) {
        for (var j = 13; j < 17; j+=1){
          rect((i * offset) + padding, (j * offset) + padding, r, r);
        }
      }
      for (var i = 0; i < 31; i+=3) {
        for (var j = 12; j < 17; j+=1){
          rect((i * offset) + padding, (j * offset) + padding, r, r);
        }
      }
      for (var i = 0; i < 31; i+=3) {
        for (var j = 11; j < 17; j+=1){
          rect((i * offset) + padding, (j * offset) + padding, r, r);
        }
      }
      for (var i = 0; i < 31; i+=3) {
        for (var j = 10; j < 17; j+=1){
          rect((i * offset) + padding, (j * offset) + padding, r, r);
        }
      }
      for (var i = 0; i < 31; i+=3) {
        for (var j = 9; j < 17; j+=1){
          rect((i * offset) + padding, (j * offset) + padding, r, r);
        }
      }
      for (var i = 0; i < 31; i+=3) {
        for (var j = 8; j < 17; j+=1){
          rect((i * offset) + padding, (j * offset) + padding, r, r);
        }
      }
      for (var i = 0; i < 31; i+=6) {
        for (var j = 7; j < 17; j+=1){
          rect((i * offset) + padding, (j * offset) + padding, r, r);
        }
      }
      break; 
    case 60:
      background(0);
      for (var i = 0; i < 31; i+=1) {
        for (var j = 14; j < 17; j+=1){
          rect((i * offset) + padding, (j * offset) + padding, r, r);
        }
      }
      for (var i = 0; i < 31; i+=3) {
        for (var j = 13; j < 17; j+=1){
          rect((i * offset) + padding, (j * offset) + padding, r, r);
        }
      }
      for (var i = 0; i < 31; i+=3) {
        for (var j = 12; j < 17; j+=1){
          rect((i * offset) + padding, (j * offset) + padding, r, r);
        }
      }
      for (var i = 0; i < 31; i+=3) {
        for (var j = 11; j < 17; j+=1){
          rect((i * offset) + padding, (j * offset) + padding, r, r);
        }
      }
      for (var i = 0; i < 31; i+=3) {
        for (var j = 10; j < 17; j+=1){
          rect((i * offset) + padding, (j * offset) + padding, r, r);
        }
      }
      for (var i = 0; i < 31; i+=3) {
        for (var j = 9; j < 17; j+=1){
          rect((i * offset) + padding, (j * offset) + padding, r, r);
        }
      }
      for (var i = 0; i < 31; i+=3) {
        for (var j = 8; j < 17; j+=1){
          rect((i * offset) + padding, (j * offset) + padding, r, r);
        }
      }
      for (var i = 0; i < 31; i+=6) {
        for (var j = 7; j < 17; j+=1){
          rect((i * offset) + padding, (j * offset) + padding, r, r);
        }
      }
      for (var i = 0; i < 31; i+=6) {
        for (var j = 6; j < 17; j+=1){
          rect((i * offset) + padding, (j * offset) + padding, r, r);
        }
      }
      for (var i = 0; i < 31; i+=6) {
        for (var j = 5; j < 17; j+=1){
          rect((i * offset) + padding, (j * offset) + padding, r, r);
        }
      }
      break; 
        case 61:
      background(0);
      for (var i = 0; i < 31; i+=1) {
        for (var j = 14; j < 17; j+=1){
          rect((i * offset) + padding, (j * offset) + padding, r, r);
        }
      }
      for (var i = 0; i < 31; i+=3) {
        for (var j = 13; j < 17; j+=1){
          rect((i * offset) + padding, (j * offset) + padding, r, r);
        }
      }
      for (var i = 0; i < 31; i+=3) {
        for (var j = 12; j < 17; j+=1){
          rect((i * offset) + padding, (j * offset) + padding, r, r);
        }
      }
      for (var i = 0; i < 31; i+=3) {
        for (var j = 11; j < 17; j+=1){
          rect((i * offset) + padding, (j * offset) + padding, r, r);
        }
      }
      for (var i = 0; i < 31; i+=3) {
        for (var j = 10; j < 17; j+=1){
          rect((i * offset) + padding, (j * offset) + padding, r, r);
        }
      }
      for (var i = 0; i < 31; i+=3) {
        for (var j = 9; j < 17; j+=1){
          rect((i * offset) + padding, (j * offset) + padding, r, r);
        }
      }
      for (var i = 0; i < 31; i+=3) {
        for (var j = 8; j < 17; j+=1){
          rect((i * offset) + padding, (j * offset) + padding, r, r);
        }
      }
      for (var i = 0; i < 31; i+=6) {
        for (var j = 7; j < 17; j+=1){
          rect((i * offset) + padding, (j * offset) + padding, r, r);
        }
      }
      for (var i = 0; i < 31; i+=6) {
        for (var j = 6; j < 17; j+=1){
          rect((i * offset) + padding, (j * offset) + padding, r, r);
        }
      }
      for (var i = 0; i < 31; i+=6) {
        for (var j = 5; j < 17; j+=1){
          rect((i * offset) + padding, (j * offset) + padding, r, r);
        }
      }
      for (var i = 0; i < 31; i+=6) {
        for (var j = 4; j < 17; j+=1){
          rect((i * offset) + padding, (j * offset) + padding, r, r);
        }
      }
      break; 
    case 62:
      background(0);
      for (var i = 0; i < 31; i+=1) {
        for (var j = 14; j < 17; j+=1){
          rect((i * offset) + padding, (j * offset) + padding, r, r);
        }
      }
      for (var i = 0; i < 31; i+=3) {
        for (var j = 13; j < 17; j+=1){
          rect((i * offset) + padding, (j * offset) + padding, r, r);
        }
      }
      for (var i = 0; i < 31; i+=3) {
        for (var j = 12; j < 17; j+=1){
          rect((i * offset) + padding, (j * offset) + padding, r, r);
        }
      }
      for (var i = 0; i < 31; i+=3) {
        for (var j = 11; j < 17; j+=1){
          rect((i * offset) + padding, (j * offset) + padding, r, r);
        }
      }
      for (var i = 0; i < 31; i+=3) {
        for (var j = 10; j < 17; j+=1){
          rect((i * offset) + padding, (j * offset) + padding, r, r);
        }
      }
      for (var i = 0; i < 31; i+=3) {
        for (var j = 9; j < 17; j+=1){
          rect((i * offset) + padding, (j * offset) + padding, r, r);
        }
      }
      for (var i = 0; i < 31; i+=3) {
        for (var j = 8; j < 17; j+=1){
          rect((i * offset) + padding, (j * offset) + padding, r, r);
        }
      }
      for (var i = 0; i < 31; i+=6) {
        for (var j = 7; j < 17; j+=1){
          rect((i * offset) + padding, (j * offset) + padding, r, r);
        }
      }
      for (var i = 0; i < 31; i+=6) {
        for (var j = 6; j < 17; j+=1){
          rect((i * offset) + padding, (j * offset) + padding, r, r);
        }
      }
      for (var i = 0; i < 31; i+=6) {
        for (var j = 5; j < 17; j+=1){
          rect((i * offset) + padding, (j * offset) + padding, r, r);
        }
      }
      for (var i = 0; i < 31; i+=6) {
        for (var j = 4; j < 17; j+=1){
          rect((i * offset) + padding, (j * offset) + padding, r, r);
        }
      }
      for (var i = 0; i < 31; i+=6) {
        for (var j = 0; j < 17; j+=1){
          rect((i * offset) + padding, (j * offset) + padding, r, r);
        }
      }
      break; 
    case 63:
      background(0);
      for (var i = 0; i < 35; i+=1) {
        for (var j = 0; j < 17; j+=1){
          rect((i * offset) + padding, (j * offset) + padding, r, r);
          fill(0,255,4);
        }
      }
      break; 
    case 64:
      background(0);
      for (var i = 0; i < 35; i+=1) {
        for (var j = 0; j < 17; j+=1){
          rect((i * offset) + padding, (j * offset) + padding, r, r);
          fill(0,255,4);
        }
      }
      break; 
    case 65:
      background(0);
      for (var i = 0; i < 35; i+=1) {
        for (var j = 0; j < 17; j+=1){
          rect((i * offset) + padding, (j * offset) + padding, r, r);
          fill(0,255,4);
        }
      }
      break; 
    case 66:
      background(0);
      for (var i = 0; i < 35; i+=1) {
        for (var j = 0; j < 17; j+=1){
          rect((i * offset) + padding, (j * offset) + padding, r, r);
          fill(0,255,4);
        }
      }
      break; 
    case 67:
      background(255);
      for (var i = 0; i < 35; i+=1) {
        for (var j = 0; j < 17; j+=1){
          rect((i * offset) + padding, (j * offset) + padding, r, r);
          fill(0,255,4);
        }
      }
      break; 
  }
}

function partyHard(){
  if(keyIsPressed){
    vibes+=0.5
  }
}
// ── styles.css
#background {
	position: absolute;
    width: 1260px;
    height: 695px;
    background-image: url('this.jpg');
    background-repeat: no-repeat;
    background-attachment: fixed;

    background-size: 100%;
    opacity: 0.35;
}
